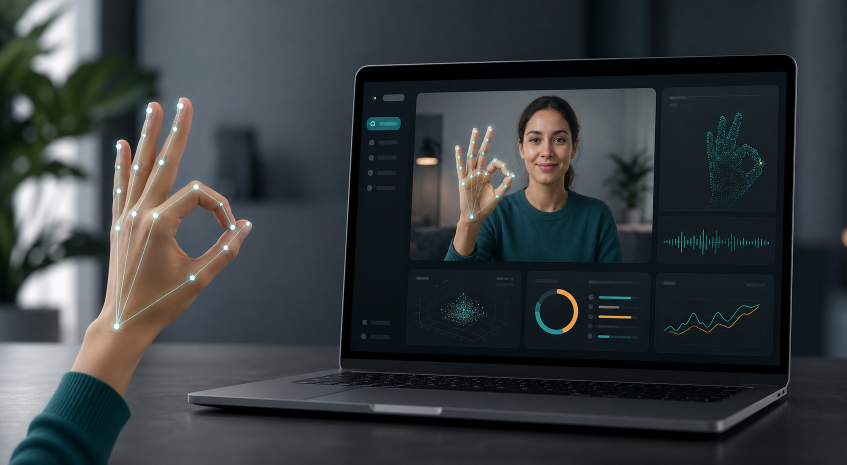
#> input picture frontend/assets/images/hero-ai-sign-language.png, 1693 x 929 px, given in place of the camera (shown at 1/2 size)
$ python set_hand_histogram.py
#> lines starting #> are read from the running program, lines starting #| are printed output that depends on the picture; after the words box and inside, x2 and y2 are one past the last pixel; in counts of white or black regions, pixels touching at a corner belong together
import cv2
import numpy as np
import pickle
from paths import HISTOGRAM_PATH, ensure_directories


def build_squares(img):
    x, y, w, h = 420, 140, 10, 10
    d = 10
    imgCrop = None
    crop = None
    for i in range(10):
        for j in range(5):
            if np.any(imgCrop == None):
                imgCrop = img[y : y + h, x : x + w]
            else:
                imgCrop = np.hstack((imgCrop, img[y : y + h, x : x + w]))
            cv2.rectangle(img, (x, y), (x + w, y + h), (0, 255, 0), 1)
            x += w + d
        if np.any(crop == None):
            crop = imgCrop
        else:
            crop = np.vstack((crop, imgCrop))
        imgCrop = None
        x = 420
        y += h + d
    return crop


def get_hand_hist():
    cam = None
    for idx in (0, 1, 2):
        temp = cv2.VideoCapture(idx, cv2.CAP_DSHOW)
        if temp.isOpened():
            temp.set(cv2.CAP_PROP_FRAME_WIDTH, 640)
            temp.set(cv2.CAP_PROP_FRAME_HEIGHT, 480)
            temp.set(cv2.CAP_PROP_BUFFERSIZE, 1)
            ok, _ = temp.read()
            if ok:
                cam = temp
                break
        temp.release()

    if cam is None:
        print("ERROR: Camera not available.")
        return

    x, y, w, h = 60, 40, 520, 400
    flagPressedC, flagPressedS = False, False
    imgCrop = None
    hist = None

    while True:
        ret, img = cam.read()
#> img is the input picture: shape (929, 1693, 3); mean B, G, R 63.4, 60.5, 55.5
        if not ret:
            break
        img = cv2.flip(img, 1)
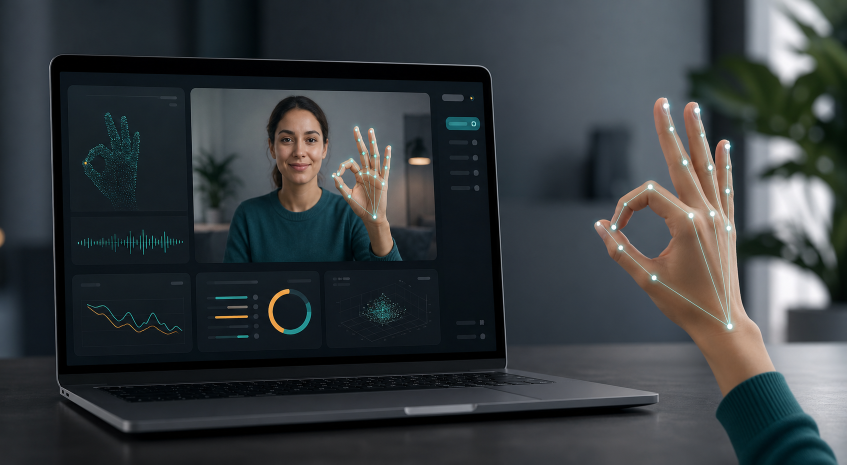
#> img: shape (929, 1693, 3) (shown at 1/2 size); mean B, G, R 63.4, 60.5, 55.5
        img = cv2.resize(img, (640, 480))
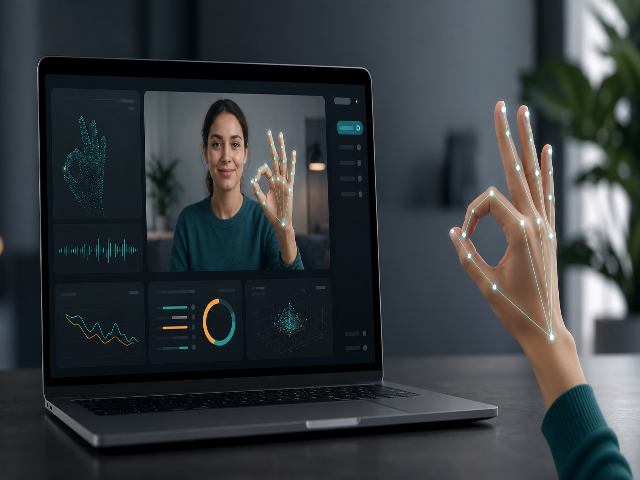
#> img: shape (480, 640, 3); mean B, G, R 63.3, 60.4, 55.4
        hsv = cv2.cvtColor(img, cv2.COLOR_BGR2HSV)
#> hsv: shape (480, 640, 3); mean H, S, V 92.2, 79.3, 67.9

        keypress = cv2.waitKey(1) & 0xFF
#> (key Esc is pressed here)
        if keypress == ord('c') and imgCrop is not None:
            hsvCrop = cv2.cvtColor(imgCrop, cv2.COLOR_BGR2HSV)
            flagPressedC = True
            hist = cv2.calcHist([hsvCrop], [0, 1], None, [180, 256], [0, 180, 0, 256])
            cv2.normalize(hist, hist, 0, 255, cv2.NORM_MINMAX)
        elif keypress == ord('s'):
            flagPressedS = True
            break

        if flagPressedC and hist is not None:
            dst = cv2.calcBackProject([hsv], [0, 1], hist, [0, 180, 0, 256], 1)
            disc = cv2.getStructuringElement(cv2.MORPH_ELLIPSE, (10, 10))
            cv2.filter2D(dst, -1, disc, dst)
            blur = cv2.GaussianBlur(dst, (11, 11), 0)
            blur = cv2.medianBlur(blur, 15)
            ret, thresh = cv2.threshold(blur, 0, 255, cv2.THRESH_BINARY + cv2.THRESH_OTSU)
            thresh = cv2.merge((thresh, thresh, thresh))
            cv2.imshow("Thresh", thresh)

        if not flagPressedS:
            imgCrop = build_squares(img)
#> after the loop in build_squares, `for i in range(10):`:
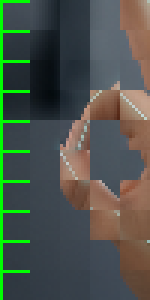
#> crop: shape (100, 50, 3) (shown 3 times larger); mean B, G, R 74.5, 83.3, 76.6
#> after the loop in build_squares, `for i in range(10):`:
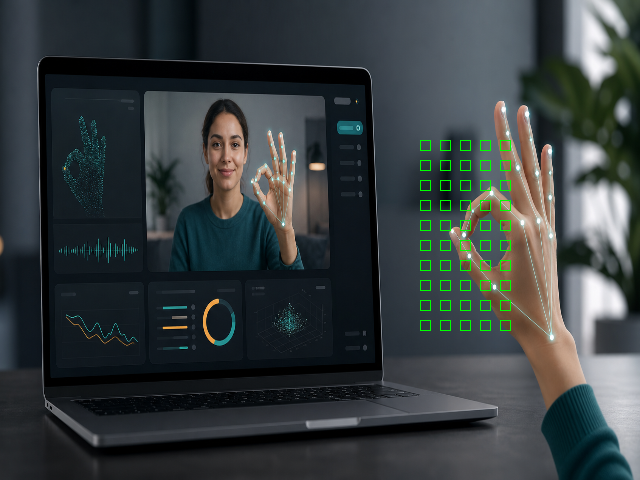
#> img: shape (480, 640, 3); 0.65% of pixels changed, all inside (x1, y1, x2, y2) = (420, 140, 511, 331)
#> after the loop in build_squares, `for i in range(10):`: y = 340

        cv2.rectangle(img, (x, y), (x + w, y + h), (0, 255, 0), 2)
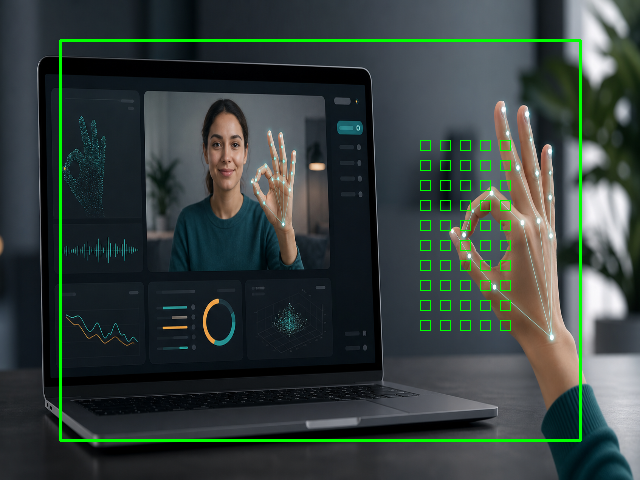
#> img: shape (480, 640, 3); 1.8% of pixels changed, all inside (x1, y1, x2, y2) = (59, 39, 582, 442)
        cv2.imshow("Set hand histogram", img)

    cam.release()
    cv2.destroyAllWindows()
    if hist is not None:
        ensure_directories()
        with open(HISTOGRAM_PATH, "wb") as f:
            pickle.dump(hist, f)
        print("Histogram saved successfully.")


if __name__ == "__main__":
    get_hand_hist()
